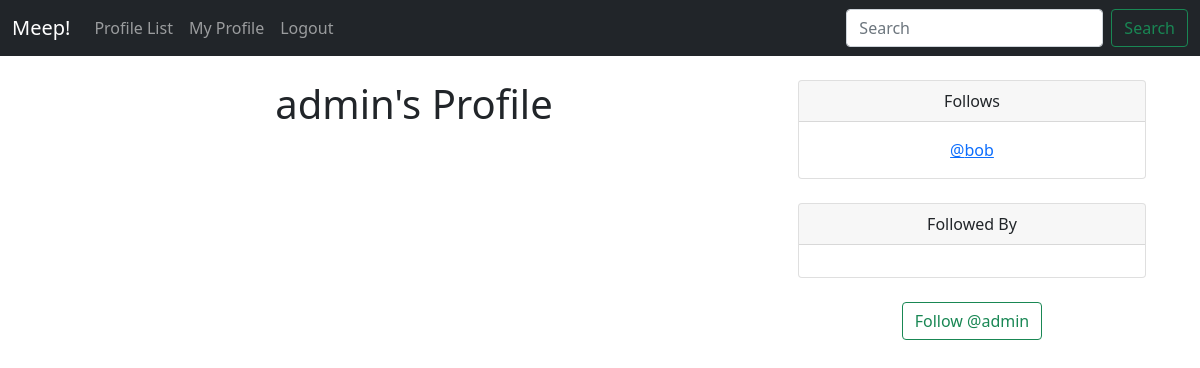
Before: /profile/1 (signed in) with the older database file.
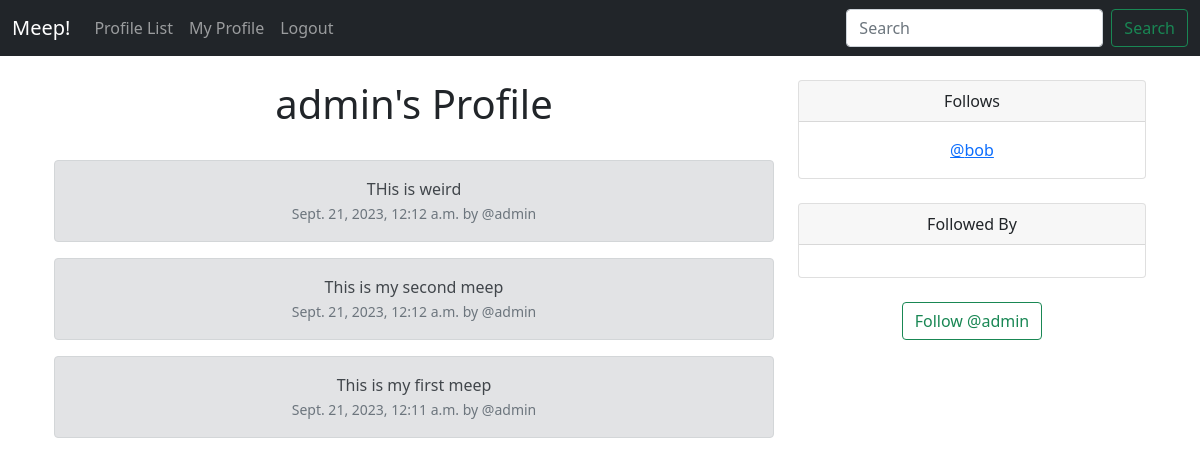
After: the same page with the newer database file.
### social/models.py (models this page shows, shortened)
class Profile(models.Model):
    user = models.OneToOneField(User, on_delete=models.CASCADE)
    follows = models.ManyToManyField(
        "self",
        related_name="followed_by",
        symmetrical=False,  # if you follow someone they're NOT required to follow you back
        blank=True,  # you're not required to follow anyone
    )
    date_modified = models.DateTimeField(User, auto_now=True)
    def __str__(self):
        return self.user.username

class Meep(models.Model):
    user = models.ForeignKey(User, related_name="meeps", on_delete=models.DO_NOTHING)
    body = models.CharField(max_length=200)
    created_at = models.DateTimeField(auto_now_add=True)

### social/views.py (the view, shortened to what this page needs)
# urls.py: path("profile/<int:pk>", views.profile, name="profile"),
def profile(request, pk):
    if request.user.is_authenticated:
        profile = Profile.objects.get(user_id=pk)
        meeps = Meep.objects.filter(user_id=pk).order_by("-created_at")
        return render(request, "profile.html", {"profile": profile, "meeps": meeps})
    else:
        messages.success(request, ("You must be logged in to view this page"))
        return redirect("home")

### social/templates/profile.html (shortened to what this page needs)
{% extends 'base.html' %}
{% block content %}
{% if profile %}
<div class="container text-center">
    <div class="row">
        <div class="col-8">
            <h1>{{ profile.user.username }}'s Profile</h1>
            <br />
            {% if meeps %}
            {% for meep in meeps %}
            <div class="alert alert-secondary" role="alert">
                {{ meep.body }} <br />
                <small class="text-muted">
                    {{ meep.created_at }} by @{{ meep.user.username }}
                </small>
            </div>
            {% endfor %}
            {% endif %}
        </div>
        <div class="col-4">
            <div class="card">
                <div class="card-header">
                    Follows
                </div>
                <div class="card-body">
                    {% for following in profile.follows.all %}
                    <a href="{% url 'profile' following.user.id %}">@{{ following }}</a><br />
                    {% endfor %}
                </div>
            </div>
            <br />
            <div class="card">
                <div class="card-header">
                    Followed By
                </div>
                <div class="card-body">
                </div>
            </div>
            <br />
            <form method="POST">
                {% if profile in user.profile.follows.all %}
                <button type="submit" class="btn btn-outline-danger" name="follow" value="unfollow">
                    Unfollow @{{ profile.user.username|lower }}
                </button>
                {% else %}
                <button type="submit" class="btn btn-outline-success" name="follow" value="follow">
                    Follow @{{ profile.user.username|lower }}
                </button>
                {% endif %}
            </form>
            <br />
        </div>
    </div>
</div>
{% endif %}
{% endblock %}

Changed rows visible on the page:
added Meep: body "THis is weird", created_at "Sept. 21, 2023, 12:12 a.m.", user.username "admin"
added Meep: body "This is my second meep", created_at "Sept. 21, 2023, 12:12 a.m.", user.username "admin"
added Meep: body "This is my first meep", created_at "Sept. 21, 2023, 12:11 a.m.", user.username "admin"
